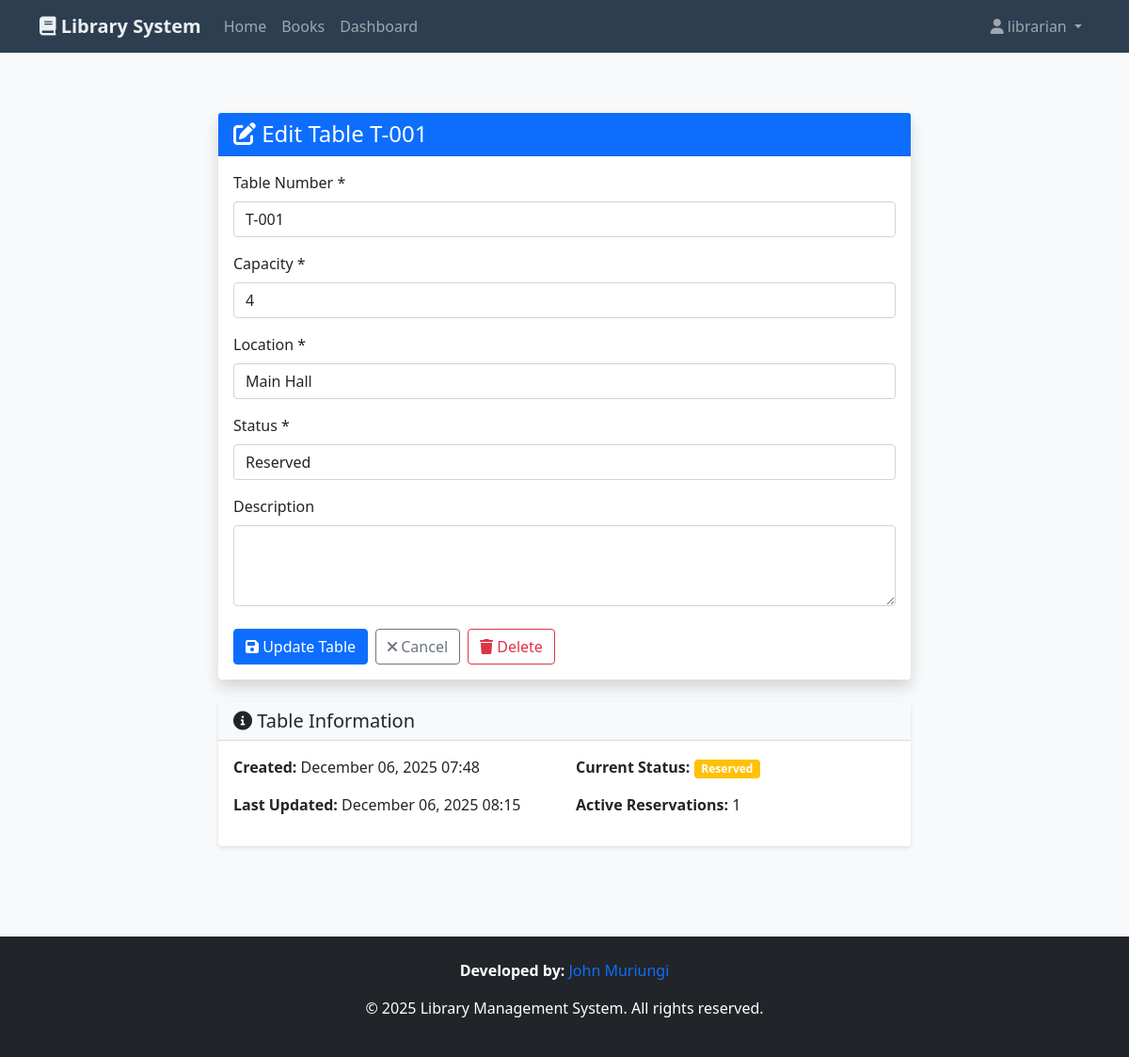
/librarian/edit-table/1/ (signed in), run on an earlier commit of the app's database.
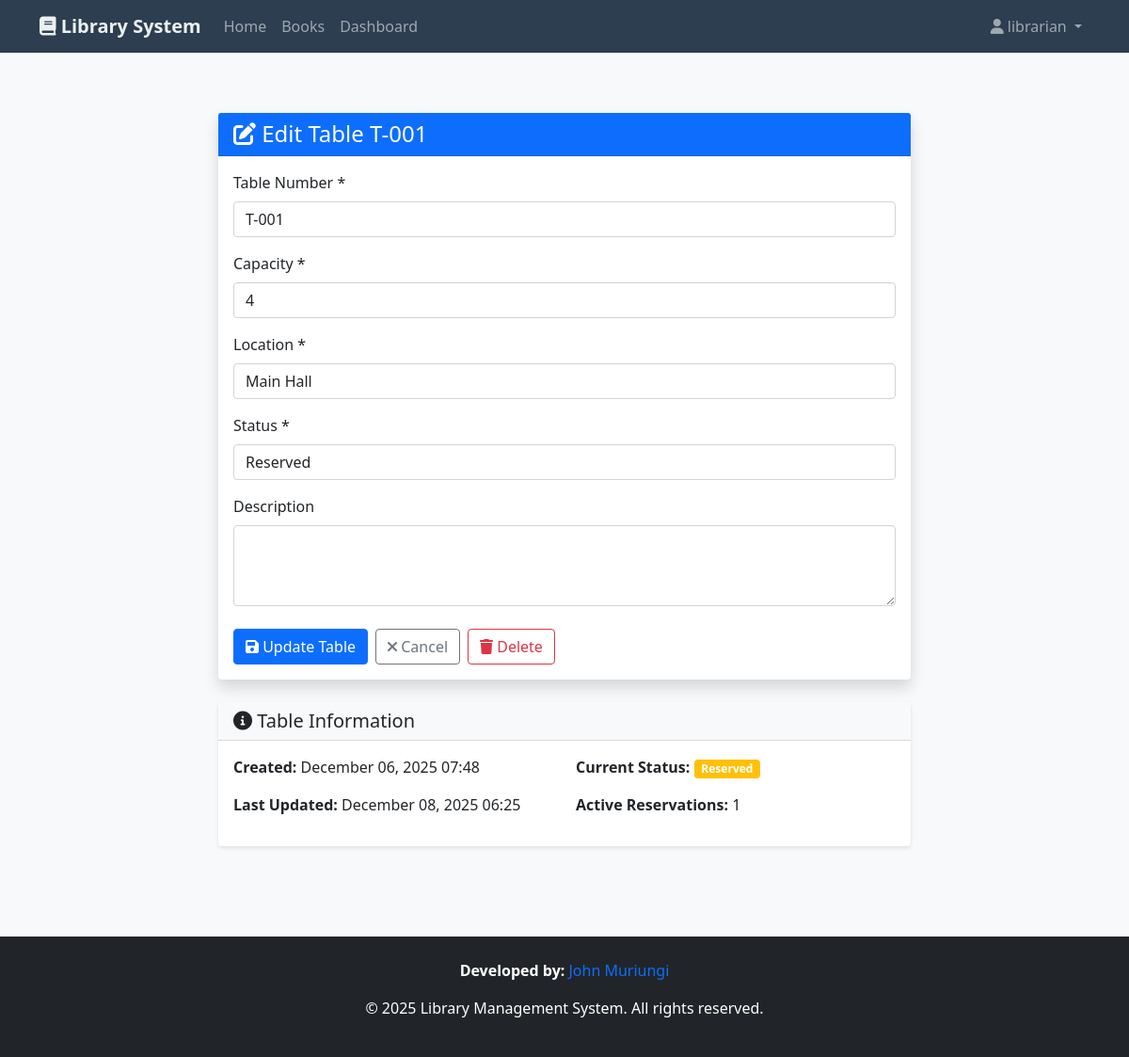
And on a later commit of the database.
### library/models.py (models this page shows, shortened)
class Table(models.Model):
    TABLE_STATUS = [
        ('Available', 'Available'),
        ('Occupied', 'Occupied'),
        ('Reserved', 'Reserved'),
        ('Maintenance', 'Maintenance'),
    ]
    table_number = models.CharField(max_length=10, unique=True)
    capacity = models.IntegerField(default=4)
    location = models.CharField(max_length=100)
    status = models.CharField(
        max_length=20, choices=TABLE_STATUS, default='Available')
    description = models.TextField(blank=True)
    created_at = models.DateTimeField(
        auto_now_add=True)  # Make sure this exists
    updated_at = models.DateTimeField(
        auto_now=True)      # Make sure this exists

### library/views.py (the view)
@login_required
@user_passes_test(is_librarian)
def edit_table(request, table_id):
    table = get_object_or_404(Table, id=table_id)
    if request.method == 'POST':
        form = TableForm(request.POST, instance=table)
        if form.is_valid():
            form.save()
            messages.success(
                request, f'Table {table.table_number} updated successfully!')
            return redirect('manage_tables')
    else:
        form = TableForm(instance=table)
    context = {'form': form, 'table': table}
    return render(request, 'edit_table.html', context)

### library/forms.py
class TableForm(forms.ModelForm):
    class Meta:
        model = Table
        fields = ['table_number', 'capacity',
                  'location', 'status', 'description']
        widgets = {
            'table_number': forms.TextInput(attrs={'class': 'form-control', 'placeholder': 'e.g., T-001'}),
            'capacity': forms.NumberInput(attrs={'class': 'form-control', 'min': 1, 'max': 10}),
            'location': forms.TextInput(attrs={'class': 'form-control', 'placeholder': 'e.g., Main Hall, Reading Room'}),
            'status': forms.Select(attrs={'class': 'form-control'}),
            'description': forms.Textarea(attrs={'class': 'form-control', 'rows': 3, 'placeholder': 'Optional description...'}),
        }

### library/views.py (called while the page is built)
def is_librarian(user):
    return user.groups.filter(name='Librarian').exists()

### library/templates/edit_table.html (shortened to what the changed rows need)
{% extends 'base.html' %}
{% block content %}
<div class="container py-5">
    <div class="row justify-content-center">
        <div class="col-md-8">
            <div class="card shadow">
                <div class="card-header bg-primary text-white">
                    <h4 class="mb-0"><i class="fas fa-edit"></i> Edit Table {{ table.table_number }}</h4>
                </div>
                <div class="card-body">
                    <form method="POST">
                        <div class="mb-3">
                            <label for="id_table_number" class="form-label">Table Number *</label>
                            <input type="text" name="table_number" class="form-control" id="id_table_number"
                                   value="{{ table.table_number }}" required>
                        </div>
                        <div class="mb-3">
                            <label for="id_capacity" class="form-label">Capacity *</label>
                            <input type="number" name="capacity" class="form-control" id="id_capacity"
                                   min="1" max="10" value="{{ table.capacity }}" required>
                        </div>
                        <div class="mb-3">
                            <label for="id_location" class="form-label">Location *</label>
                            <input type="text" name="location" class="form-control" id="id_location"
                                   value="{{ table.location }}" required>
                        </div>
                        <div class="mb-3">
                            <label for="id_status" class="form-label">Status *</label>
                            <select name="status" class="form-control" id="id_status" required>
                                <option value="Reserved" {% if table.status == 'Reserved' %}selected{% endif %}>Reserved</option>
                            </select>
                        </div>
                    </form>
                </div>
            </div>
            <div class="card mt-4">
                <div class="card-body">
                    <div class="row">
                        <div class="col-md-6">
                            <p><strong>Created:</strong> {{ table.created_at|date:"F d, Y H:i" }}</p>
                            <p><strong>Last Updated:</strong> {{ table.updated_at|date:"F d, Y H:i" }}</p>
                        </div>
                        <div class="col-md-6">
                            <p><strong>Current Status:</strong>
                                <span class="badge bg-{% if table.status == 'Available' %}success{% elif table.status == 'Reserved' %}warning{% elif table.status == 'Occupied' %}info{% else %}secondary{% endif %}">
                                    {{ table.status }}
                                </span>
                            </p>
                            <p><strong>Active Reservations:</strong> {{ table.reservations.count }}</p>
                        </div>
                    </div>
                </div>
            </div>
        </div>
    </div>
</div>
{% endblock %}

What changed in the data, as far as the page shows it:
changed Table "Reserved": updated_at "December 06, 2025 08:15" → "December 08, 2025 06:25"
